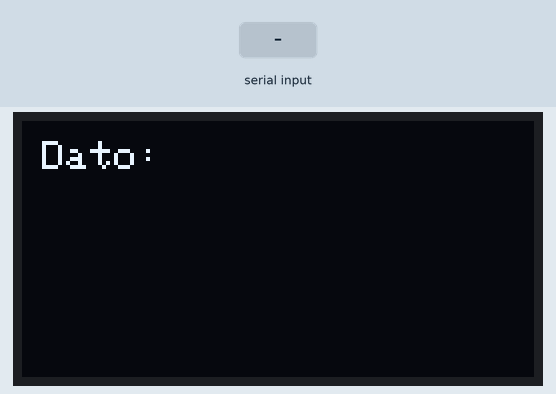
Recording of a sketch running on a simulated Arduino Uno, built with avr-gcc and run on an emulated ATmega328P. On the bench: 128×64 one-colour display. The inputs (shaded band) are chosen by the test bench.

Above: at 1.5 s.
1.6 s: "1\n" received over Serial
3.1 s: "0\n" received over Serial
At 3.8 s:
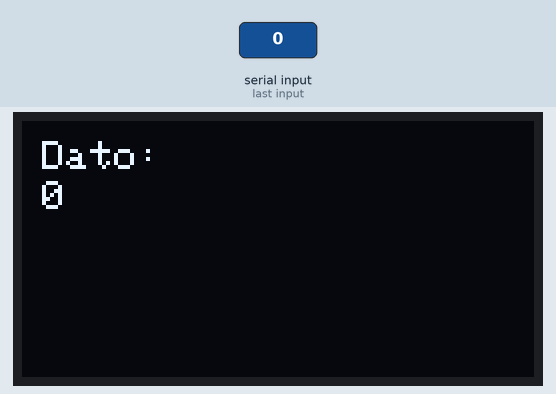
4.6 s: "2\n" received over Serial
Timing chart, 0 to 7.6 s (numbered marks = the images above; inputs shaded):
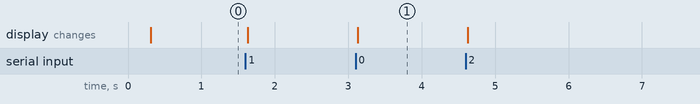

Measured:
- after the input at 3.1 s, the display: changes at once (image 1)

The sketch:

botonesWebArduino.ino
```cpp
#include <SPI.h>
#include <Wire.h>
#include <Adafruit_GFX.h>
#include <Adafruit_SH1106.h>

#define OLED_RESET 4
Adafruit_SH1106 display(OLED_RESET);

void setup() {
  Serial.begin(9600);
  // Inicializar OLED
  delay(250); // wait for the OLED to power up
  display.begin(SH1106_SWITCHCAPVCC, 0x3C);
  display.clearDisplay();
  display.setTextSize(1);
  display.setTextColor(WHITE);
  display.setCursor(5, 5);
  display.println("Dato:");
  display.display();
}

void loop() {
  if (Serial.available()) {
    String data = Serial.readStringUntil('\n');
    display.clearDisplay();
    display.setCursor(5,5);
    display.println("Dato:");
    display.setCursor(5,15);
    display.println(data);
    display.display();
  }
}
```
